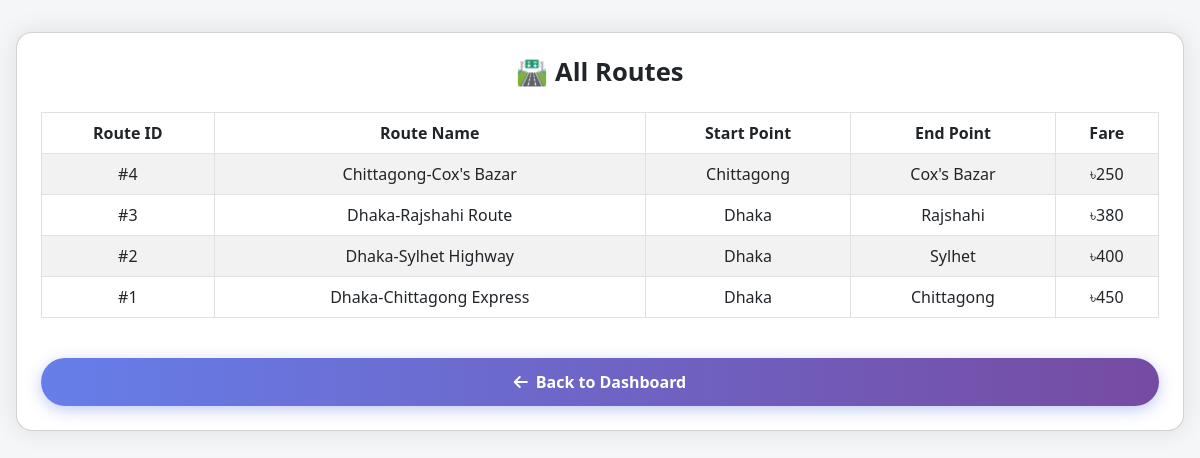
The app's page /admin/all_routes.php (signed in) with its own data.
### tables this page shows
CREATE TABLE IF NOT EXISTS routes (
    id INT AUTO_INCREMENT PRIMARY KEY,
    route_name VARCHAR(100) NOT NULL,
    from_city VARCHAR(50) NOT NULL,
    to_city VARCHAR(50) NOT NULL,
    distance INT NOT NULL,
    duration VARCHAR(20) NOT NULL,
    fare DECIMAL(10,2) NOT NULL,
    created_at TIMESTAMP DEFAULT CURRENT_TIMESTAMP
);

### admin/all_routes.php (the view, shortened to what this page needs)
<?php
$conn = getConnection();
$query = "SELECT * FROM routes ORDER BY id DESC";
$result = $conn->query($query);
?>
<!DOCTYPE html>
<html lang="en">
<head>
    <link rel="stylesheet" href="https://cdn.jsdelivr.net/npm/bootstrap@5.3.0/dist/css/bootstrap.min.css" />
    <link rel="stylesheet" href="https://cdnjs.cloudflare.com/ajax/libs/font-awesome/6.4.0/css/all.min.css" />
</head>
<body>
    <div class="card">
        <h3>🛣️ All Routes</h3>
        <?php if ($result && $result->num_rows > 0): ?>
            <div class="table-responsive">
                <table class="table table-bordered table-striped text-center">
                    <thead>
                        <tr>
                            <th>Route ID</th>
                            <th>Route Name</th>
                            <th>Start Point</th>
                            <th>End Point</th>
                            <th>Fare</th>
                        </tr>
                    </thead>
                    <tbody>
                        <?php while ($row = $result->fetch_assoc()): ?>
                            <tr>
                                <td>#<?php echo $row['id']; ?></td>
                                <td><?php echo htmlspecialchars($row['route_name']); ?></td>
                                <td><?php echo htmlspecialchars($row['from_city']); ?></td>
                                <td><?php echo htmlspecialchars($row['to_city']); ?></td>
                                <td>৳<?php echo number_format($row['fare']); ?></td>
                            </tr>
                        <?php endwhile; ?>
                    </tbody>
                </table>
            </div>
        <?php else: ?>
            <p class="no-data">No routes found.</p>
        <?php endif; ?>
        <a href="dashboard.php" class="btn-back">
            <i class="fas fa-arrow-left"></i> Back to Dashboard
        </a>
    </div>
</body>
</html>

### admin/all_routes.php (style rules this page uses)
body { background-color: #f4f6f8; padding: 2rem 1rem; }
.card { background: #fff; border-radius: 1rem; box-shadow: 0 0 25px rgba(0, 0, 0, 0.1); padding: 1.5rem; max-width: 1200px; margin: auto; }
h3 { font-size: 1.6rem; font-weight: 700; text-align: center; margin-bottom: 1.5rem; }
.table thead { background: #764ba2; color: #fff; }
.table th, .table td { vertical-align: middle; }
.btn-back { background: linear-gradient(90deg, #667eea 0%, #764ba2 100%); border: none; color: #fff !important; font-weight: 600; border-radius: 50px; padding: 0.75rem; width: 100%; margin-top: 1.5rem; display: inline-flex; align-items: center; justify-content: center; gap: 0.5rem; text-decoration: none; box-shadow: 0 4px 15px rgba(102, 126, 234, 0.4); }

### records on screen
routes: id "4", route_name "Chittagong-Cox's Bazar", from_city "Chittagong", to_city "Cox's Bazar", fare "250"
routes: id "3", route_name "Dhaka-Rajshahi Route", from_city "Dhaka", to_city "Rajshahi", fare "380"
routes: id "2", route_name "Dhaka-Sylhet Highway", from_city "Dhaka", to_city "Sylhet", fare "400"
routes: id "1", route_name "Dhaka-Chittagong Express", from_city "Dhaka", to_city "Chittagong", fare "450"
